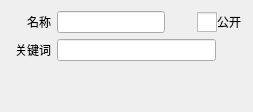
         <widget class="QWidget" name="page_MP">
          <layout class="QVBoxLayout" name="verticalLayout_5">
           <item>
            <layout class="QHBoxLayout" name="hLayout_MP_Name">
             <item>
              <widget class="QLabel" name="label_MP_Name">
               <property name="minimumSize">
                <size>
                 <width>40</width>
                 <height>0</height>
                </size>
               </property>
               <property name="maximumSize">
                <size>
                 <width>40</width>
                 <height>16777215</height>
                </size>
               </property>
               <property name="text">
                <string>名称</string>
               </property>
               <property name="alignment">
                <set>Qt::AlignRight|Qt::AlignTrailing|Qt::AlignVCenter</set>
               </property>
              </widget>
             </item>
             <item>
              <widget class="QLineEdit" name="lineEdit_MP_Name">
               <property name="clearButtonEnabled">
                <bool>true</bool>
               </property>
              </widget>
             </item>
             <item>
              <widget class="QPushButton" name="pushButton_MP_NameOk">
               <property name="enabled">
                <bool>false</bool>
               </property>
               <property name="sizePolicy">
                <sizepolicy hsizetype="Fixed" vsizetype="Fixed">
                 <horstretch>0</horstretch>
                 <verstretch>0</verstretch>
                </sizepolicy>
               </property>
               <property name="minimumSize">
                <size>
                 <width>20</width>
                 <height>20</height>
                </size>
               </property>
               <property name="maximumSize">
                <size>
                 <width>20</width>
                 <height>20</height>
                </size>
               </property>
               <property name="styleSheet">
                <string notr="true">#pushButton_MP_NameOk
{
  border: 0px;
}</string>
               </property>
               <property name="text">
                <string notr="true"/>
               </property>
               <property name="icon">
                <iconset>
                 <normalon>:/File/img/submit_enable.png</normalon>
                 <disabledon>:/File/img/submit_disable.png</disabledon>
                </iconset>
               </property>
               <property name="iconSize">
                <size>
                 <width>20</width>
                 <height>20</height>
                </size>
               </property>
              </widget>
             </item>
             <item>
              <widget class="QCheckBox" name="checkBox_MP_Display">
               <property name="layoutDirection">
                <enum>Qt::LeftToRight</enum>
               </property>
               <property name="styleSheet">
                <string notr="true">QCheckBox
{
  spacing: 0px;
}
QCheckBox::indicator
{
  width: 20px;
  height: 20px;
}
QCheckBox::indicator:checked:enabled
{
  image:url(:/File/img/box_check_enable.png);
}
QCheckBox::indicator:unchecked:enabled
{
  image:url(:/File/img/box_uncheck_enable.png);
}
QCheckBox::indicator:unchecked:disabled
{
  image:url(:/File/img/box_uncheck_disable.png);
}</string>
               </property>
               <property name="text">
                <string>公开</string>
               </property>
              </widget>
             </item>
            </layout>
           </item>
           <item>
            <layout class="QHBoxLayout" name="hLayout_MP_Keywords">
             <item>
              <widget class="QLabel" name="label_MP_Keyword">
               <property name="minimumSize">
                <size>
                 <width>40</width>
                 <height>0</height>
                </size>
               </property>
               <property name="maximumSize">
                <size>
                 <width>40</width>
                 <height>16777215</height>
                </size>
               </property>
               <property name="text">
                <string>关键词</string>
               </property>
               <property name="alignment">
                <set>Qt::AlignRight|Qt::AlignTrailing|Qt::AlignVCenter</set>
               </property>
              </widget>
             </item>
             <item>
              <widget class="QLineEdit" name="lineEdit_MP_Keyword">
               <property name="clearButtonEnabled">
                <bool>true</bool>
               </property>
              </widget>
             </item>
             <item>
              <widget class="QPushButton" name="pushButton_MP_KeywordsOk">
               <property name="enabled">
                <bool>false</bool>
               </property>
               <property name="sizePolicy">
                <sizepolicy hsizetype="Fixed" vsizetype="Fixed">
                 <horstretch>0</horstretch>
                 <verstretch>0</verstretch>
                </sizepolicy>
               </property>
               <property name="minimumSize">
                <size>
                 <width>20</width>
                 <height>20</height>
                </size>
               </property>
               <property name="maximumSize">
                <size>
                 <width>20</width>
                 <height>20</height>
                </size>
               </property>
               <property name="styleSheet">
                <string notr="true">#pushButton_MP_KeywordsOk
{
  border: 0px;
}</string>
               </property>
               <property name="text">
                <string notr="true"/>
               </property>
               <property name="icon">
                <iconset>
                 <normalon>:/File/img/submit_enable.png</normalon>
                 <disabledon>:/File/img/submit_disable.png</disabledon>
                </iconset>
               </property>
               <property name="iconSize">
                <size>
                 <width>20</width>
                 <height>20</height>
                </size>
               </property>
              </widget>
             </item>
            </layout>
           </item>
           <item>
            <spacer name="vSpacer_MP">
             <property name="orientation">
              <enum>Qt::Vertical</enum>
             </property>
             <property name="sizeHint" stdset="0">
              <size>
               <width>20</width>
               <height>40</height>
              </size>
             </property>
            </spacer>
           </item>
          </layout>
         </widget>
